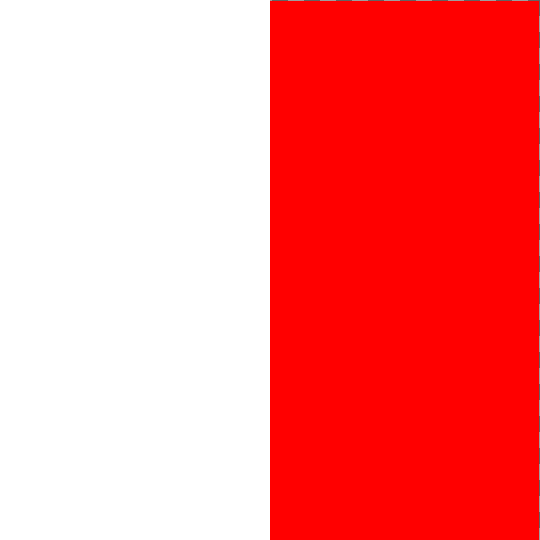
#> input picture examples/docs/red_column.png, 1080 x 1080 px (shown at 1/2 size)
$ python script1.py
#> lines starting #> are read from the running program, lines starting #| are printed output that depends on the picture
#!/usr/bin/env python3
from os import walk as _walk
from os import listdir as _listdir
from os.path import isfile as _isfile
from itertools import chain as _chain
from pathlib import Path as _Path
from PIL import Image, ImageEnhance, ImageChops, ImageFile
ImageFile.LOAD_TRUNCATED_IMAGES = True

def _resize(img, dims):
    return img.resize(tuple(int(c) for c in dims))

def _crop(img, sec):
    return img.crop(tuple(int(b) for b in sec))

def _add(img1, img2):
    result = img1.copy()
    result.paste(img2, mask=img2)
    return result

def _sub(img1, img2):
   return ImageChops.difference(img1, img2)

def _mult(img1, img2):
    return ImageChops.blend(img1, img2, 0.5)

def _div(img1, img2):
    return _mult(img1, _inv(img2))

def _inv(img):
    *rgb, a = img.split()
    img_rgb = Image.merge('RGB', rgb)
    img_inv = ImageChops.invert(img_rgb)
    img_inv.putalpha(a)

    return img_inv

def _rm_sec(img, sec, reverse=False):
    left, upper, right, lower = sec
    rect_sz = (int(right-left), int(lower-upper))
    pos = (int(left), int(upper))

    rect = Image.new("RGBA", rect_sz, 4*(0,))
    removed = img.copy()
    removed.paste(rect, pos)

    if not reverse:
        return removed
    else:
        return _sub(img, removed)

def _scale(section, dims):
    return tuple(b*d for b, d in zip(section, 2*dims))

def _save(img, path):
    if path.suffix in ('.jpg', '.jpeg'):
        img.convert("RGB").save(path)
    else:
        img.save(path)

def _path_sum(p1, p2):
    name = p1.stem + p2.stem + p1.suffix
    return p1.with_name(name)

def _path_div(p1, p2):
    if p1.suffix:
        path = p1.parent / p2
        if p2.suffix:
            return path
        else:
            return path / p1.name
    else:
        return p1 / p2


red_ = Image.open(_Path("red_column.png")).convert("RGBA")
#> red_ is the input picture: PIL image 1080x1080 RGBA; mean R, G, B, A 127.1, 0.4, 0.4, 127.5
blue_ = Image.open(_Path("blue_bar.png")).convert("RGBA")
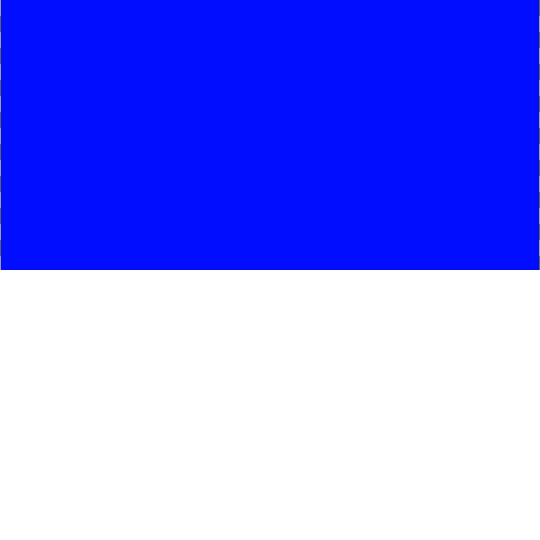
#> input picture examples/docs/blue_bar.png, 1080 x 1080 px (shown at 1/2 size)
#> blue_ is the input picture: PIL image 1080x1080 RGBA; mean R, G, B, A 0.2, 6.7, 127.3, 127.5
red_ = red_.transpose(Image.FLIP_LEFT_RIGHT)
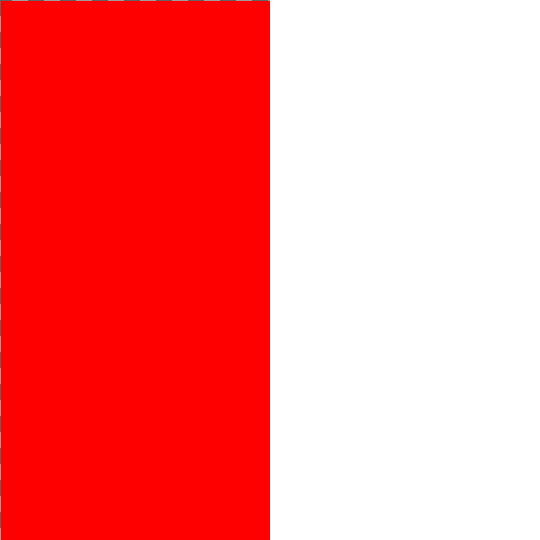
#> red_: PIL image 1080x1080 RGBA (shown at 1/2 size); mean R, G, B, A 127.1, 0.4, 0.4, 127.5; transparent parts drawn white
purple_ = _mult(red_, blue_).transpose(Image.FLIP_TOP_BOTTOM)
#> in _mult, `return ImageChops.blend(img1, img2, 0.5)`:
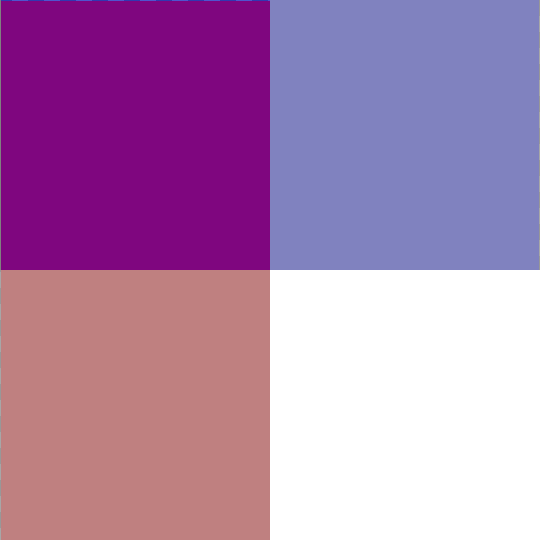
#> returned value: PIL image 1080x1080 RGBA (shown at 1/2 size); mean R, G, B, A 63.4, 3.3, 63.6, 127.2; transparent parts drawn white
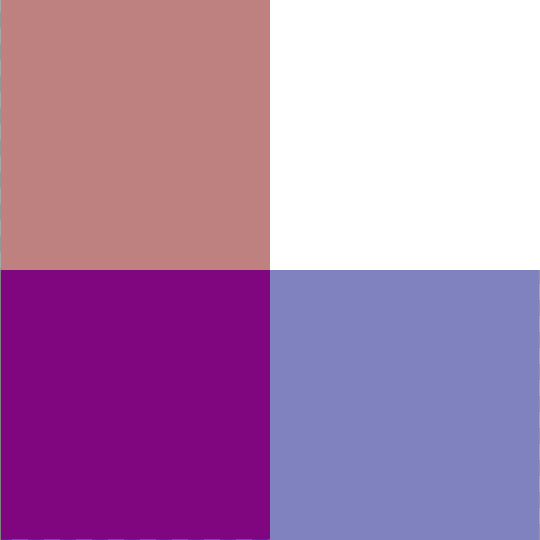
#> purple_: PIL image 1080x1080 RGBA (shown at 1/2 size); mean R, G, B, A 63.4, 3.3, 63.6, 127.2; transparent parts drawn white
purple_ = _add(purple_, blue_)
#> in _add, `result.paste(img2, mask=img2)`:
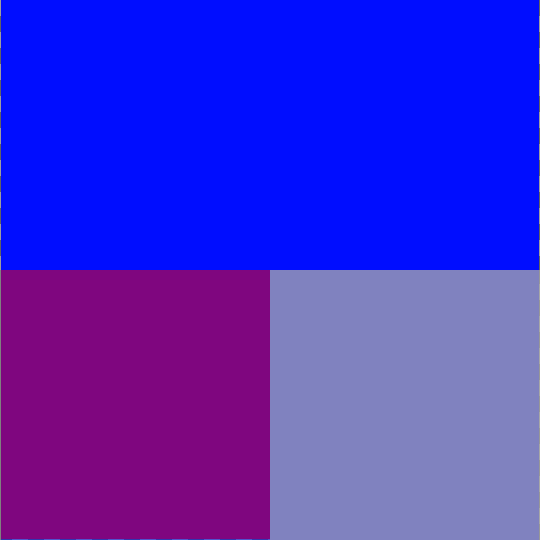
#> result: PIL image 1080x1080 RGBA (shown at 1/2 size); mean R, G, B, A 32, 9.9, 190.8, 223; transparent parts drawn white
center_ = (0.4, 0.4, 0.6, 0.6)
center_ = _scale(center_, purple_.size)
#> center_ = (432, 432, 648, 648)
_rm_sec(purple_, center_).show()
#> in _rm_sec, `rect = Image.new("RGBA", rect_sz, 4*(0,))`: rect: PIL image 216x216 RGBA; every value is 0
#> in _rm_sec, `removed.paste(rect, pos)`:
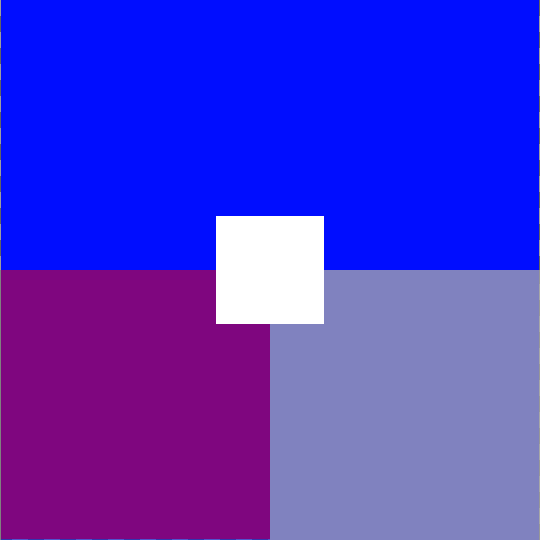
#> removed: PIL image 1080x1080 RGBA (shown at 1/2 size); mean R, G, B, A 30.7, 9.6, 183.1, 214.1; transparent parts drawn white
